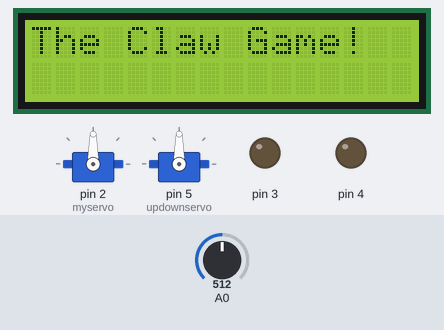
A sketch run on a simulated Arduino Uno, built with avr-gcc and run on an emulated ATmega328P. Shown: 2 × servo, 16×2 character LCD, output pins drawn as LEDs (lit = HIGH). Inputs (shaded band) come from the test bench; at power-on: A0 = 512. What the sketch prints to the serial monitor is not drawn.

Above: at 1.2 s.
1.3 s: A0 set to 109
2.8 s: A0 set to 88
At 3.1 s:
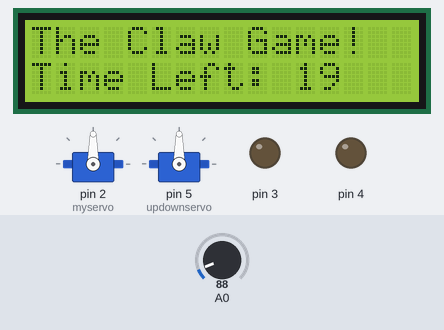
At 22.7 s:
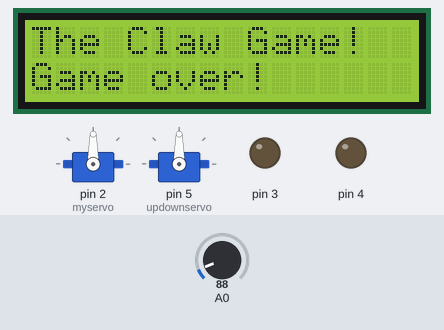
Timing chart, 0 to 24.2 s (numbered marks = the images above; inputs shaded):
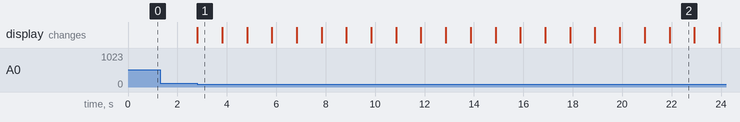

Measured:
- the behaviour switches between 100 and 99 on A0 (found by bisection; images 0 and 1)
- after the input at 1.3 s, every drawn part: stays the same
- after the input at 2.8 s, the display: changes at once (image 1)
- what the display in image 2 shows lasts 1.0 s, from 21.9 s to 22.9 s

The sketch:

elt243.ino
```cpp
#include <Servo.h>
#include <LiquidCrystal.h>

Servo myservo;
Servo updownservo;
LiquidCrystal lcd(7,8,9,10,11,12);

int speed = 90;
boolean claw = false;
boolean running = false;

long previousMillis = 0;        // will store last time LED was updated
long interval = 1000;           // interval at which to blink (milliseconds)
int count = 20;

void setup()
{
  pinMode(3,OUTPUT);
  pinMode(4,OUTPUT);
  digitalWrite(3,LOW);
  digitalWrite(4,LOW);
  myservo.attach(2);  // attaches the servo on pin 2 to the servo object
  myservo.write(90);
  updownservo.attach(5);
  updownservo.write(90);
  lcd.begin(16, 2);
  lcd.print("The Claw Game!");
  Serial.begin(19200);
  Serial.println("Ready");
}


void loop()
{
  if(running == false && analogRead(0) < 100)
  {
    running = true;
    count = 20;
  }
 while(running == true)
  {
    if (Serial.available() > 0) {
      // Read a byte from the serial buffer.
      char incomingByte = (char)Serial.read();
      switch(incomingByte)
      {
        case 'r':
          speed = 93;
          break;
        case 'l':
          speed = 87;
          break;
        case 'o':
        if(claw == true)
        {
          Serial.println("opening claw");
          digitalWrite(3,LOW);
          digitalWrite(4,HIGH);
          delay(1200);
          digitalWrite(4,LOW);
          claw = false;
        }
          break;
        case 'c':
        if(claw == false) {
          Serial.print("closing claw");
          updownservo.write(85);
          delay(3500);
          updownservo.write(90);
          digitalWrite(4,LOW);
          digitalWrite(3,HIGH);
          delay(1200);
          digitalWrite(3,LOW);
          updownservo.write(95);
          delay(4200);
          updownservo.write(90);
          claw = true;
        }
          break;
        case 's':
           speed = 90;
           break;
        default:
          speed = 90;
          break;
      }
      Serial.print("Speed: ");
      Serial.println(speed);
    }
    else {
      speed = 90;
    }
    myservo.write(speed);

    unsigned long currentMillis = millis();

    if(currentMillis - previousMillis > interval) {
      // save the last time you blinked the LED
      previousMillis = currentMillis;
      count -= 1;
      lcd.setCursor(0, 1);
      lcd.print("               ");
      lcd.setCursor(0, 1);
      lcd.print("Time Left: ");
      lcd.print(count);
    }
    if(count == 0)
    {
      running = false;
      myservo.write(90);
      lcd.setCursor(0, 1);
      lcd.print("               ");
      lcd.setCursor(0,1);
      lcd.print("Game over!");
    }

    delay(50);
  }
}
```
